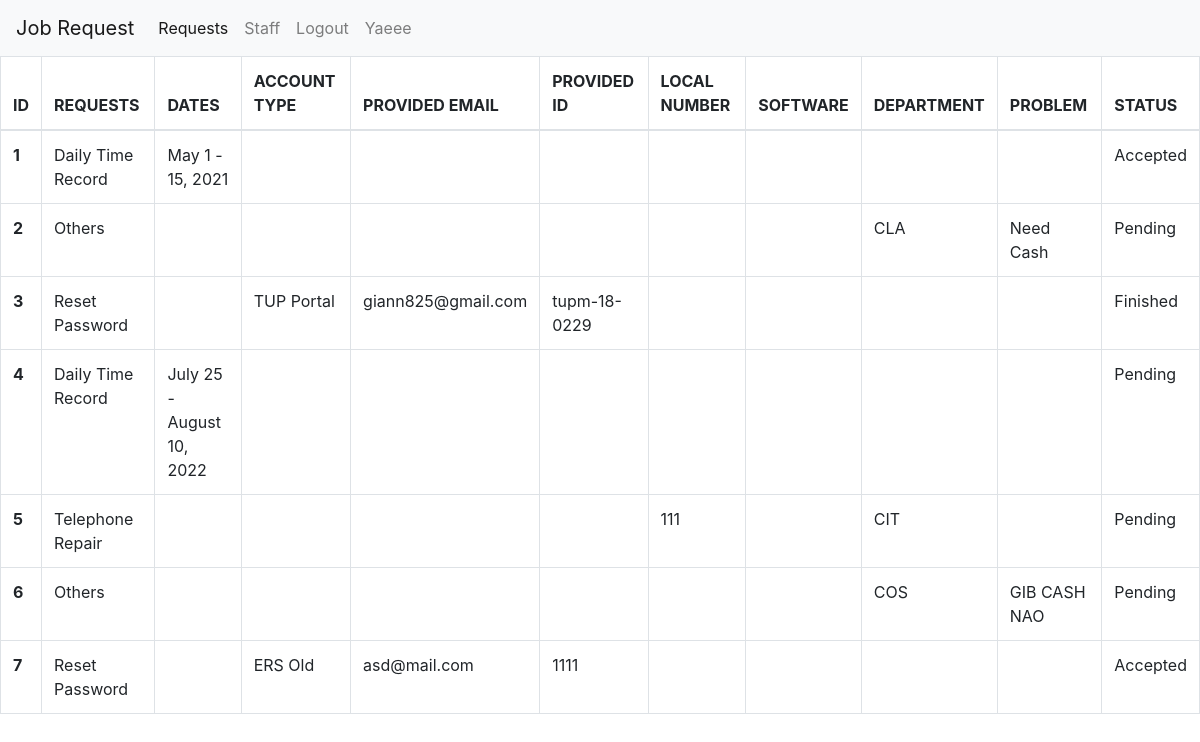
Page /admin/admindashboard.php (signed in) on the committed database.
### tables this page shows
CREATE TABLE `requests` (
  `id` int(11) NOT NULL,
  `request` varchar(255) NOT NULL,
  `dates` varchar(255) NOT NULL,
  `account_type` varchar(255) NOT NULL,
  `provided_email` varchar(255) NOT NULL,
  `provided_id` varchar(255) NOT NULL,
  `local_number` varchar(20) DEFAULT NULL,
  `software` varchar(255) NOT NULL,
  `dept` varchar(255) NOT NULL,
  `problem` varchar(255) NOT NULL,
  `status` varchar(255) NOT NULL DEFAULT '1',
  `email` varchar(255) NOT NULL
);

CREATE TABLE `request_type` (
  `request_id` int(11) NOT NULL,
  `request` varchar(255) NOT NULL
);

### admin/admindashboard.php (the view, shortened to what this page needs)
<?php
include 'config.php';
?>
<!DOCTYPE html>
<html lang="en">
<head>
    <link rel="stylesheet" href="https://cdn.jsdelivr.net/npm/bootstrap@4.0.0/dist/css/bootstrap.min.css">
</head>
<body>
    <nav class="navbar navbar-expand-lg navbar-light bg-light">
        <a class="navbar-brand" href="index.php">Job Request</a>
        <div class="collapse navbar-collapse" id="navbarNavAltMarkup">
            <div class="navbar-nav">
                <a class="nav-item nav-link active" href="#">Requests</a>
                <a class="nav-item nav-link" href="staff.php">Staff</a>
                <a class="nav-item nav-link" href="logout.php">Logout</a>
                <a class="nav-item nav-link" style="pointer-events:none"> <?php echo $_SESSION["NAME"]; ?></a>
            </div>
        </div>
    </nav>
    <table class="table table-bordered table-hover table-responsive-xl">
        <thead>
            <tr>
                <th scope="col">ID</th>
                <th scope="col">REQUESTS</th>
                <th scope="col">DATES</th>
                <th scope="col">ACCOUNT TYPE</th>
                <th scope="col">PROVIDED EMAIL</th>
                <th scope="col">PROVIDED ID</th>
                <th scope="col">LOCAL NUMBER</th>
                <th scope="col">SOFTWARE</th>
                <th scope="col">DEPARTMENT</th>
                <th scope="col">PROBLEM</th>
                <th scope="col">STATUS</th>
            </tr>
        </thead>
        <tbody>
            <?php
            $sql = "SELECT * from requests";
            $sqlQuery = mysqli_query($con, $sql);
            if ($sqlQuery) {
                $num = 0;
                while ($row = mysqli_fetch_assoc($sqlQuery)) {
                    $num++;
                    $reqid = $row['request'];
                    $sqlreq = "SELECT * from request_type where request_id ='$reqid'";
                    $sqlreqQuery = mysqli_query($con, $sqlreq);
                    if ($sqlreqQuery) {
                        while ($rows = mysqli_fetch_assoc($sqlreqQuery)) {
                            $request = $rows['request'];
                        }
                    }
                    $dates = $row['dates'];
                    $type = $row['account_type'];
                    $email = $row['provided_email'];
                    $pid = $row['provided_id'];
                    $number = $row['local_number'];
                    $software = $row['software'];
                    $dept = $row['dept'];
                    $problem = $row['problem'];
                    if ($row['status'] == 1) {
                        $status = "Pending";
                    }
                    if ($row['status'] == 2) {
                        $status = "Accepted";
                    }
                    if ($row['status'] == 4) {
                        $status = "Finished";
                    }
                    echo '
                        <tr data-href = "hello.html">
                          <th scope="row">' . $num . '</th>
                          <td>' . $request . '</td>
                          <td>' . $dates . '</td>
                          <td>' . $type . '</td>
                          <td>' . $email . '</td>
                          <td>' . $pid . '</td>
                          <td>' . $number . '</td>
                          <td>' . $software . '</td>
                          <td>' . $dept . '</td>
                          <td>' . $problem . '</td>
                          <td>' . $status . '</td>
                        </tr>
                        ';
                }
            }
            ?>
        </tbody>
    </table>
</body>
</html>

### rows in the picture
requests: request_type.request "Daily Time Record", dates "May 1 - 15, 2021", status "Accepted"
requests: request_type.request "Others", dept "CLA", problem "Need Cash", status "Pending"
requests: request_type.request "Reset Password", account_type "TUP Portal", provided_email "giann825@gmail.com", provided "tupm-18-0229", status "Finished"
requests: request_type.request "Daily Time Record", dates "July 25 - August 10, 2022", status "Pending"
requests: request_type.request "Telephone Repair", local_number "111", dept "CIT", status "Pending"
requests: request_type.request "Others", dept "COS", problem "GIB CASH NAO", status "Pending"
requests: request_type.request "Reset Password", account_type "ERS Old", provided_email "asd@mail.com", provided "1111", status "Accepted"

### other values in the picture
$_SESSION["NAME"] "Yaeee"
